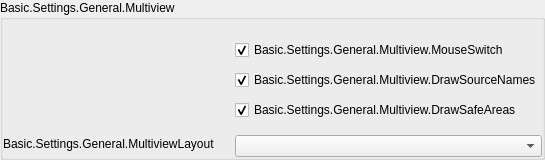
                  <widget class="QGroupBox" name="groupBoxMultiview">
                   <property name="title">
                    <string>Basic.Settings.General.Multiview</string>
                   </property>
                   <property name="uistep" stdset="0">
                    <string notr="true">Multiview</string>
                   </property>
                   <layout class="QFormLayout" name="formLayoutMultiview">
                    <property name="fieldGrowthPolicy">
                     <enum>QFormLayout::AllNonFixedFieldsGrow</enum>
                    </property>
                    <property name="labelAlignment">
                     <set>Qt::AlignLeading|Qt::AlignLeft|Qt::AlignVCenter</set>
                    </property>
                    <property name="horizontalSpacing">
                     <number>20</number>
                    </property>
                    <property name="verticalSpacing">
                     <number>10</number>
                    </property>
                    <property name="leftMargin">
                     <number>0</number>
                    </property>
                    <property name="topMargin">
                     <number>20</number>
                    </property>
                    <property name="rightMargin">
                     <number>0</number>
                    </property>
                    <property name="bottomMargin">
                     <number>0</number>
                    </property>
                    <item row="0" column="1">
                     <widget class="QCheckBox" name="multiviewMouseSwitch">
                      <property name="text">
                       <string>Basic.Settings.General.Multiview.MouseSwitch</string>
                      </property>
                      <property name="checked">
                       <bool>true</bool>
                      </property>
                      <property name="uistep" stdset="0">
                       <string notr="true">Click to switch between scenes</string>
                      </property>
                     </widget>
                    </item>
                    <item row="1" column="1">
                     <widget class="QCheckBox" name="multiviewDrawNames">
                      <property name="text">
                       <string>Basic.Settings.General.Multiview.DrawSourceNames</string>
                      </property>
                      <property name="checked">
                       <bool>true</bool>
                      </property>
                      <property name="uistep" stdset="0">
                       <string notr="true">Show scene names</string>
                      </property>
                     </widget>
                    </item>
                    <item row="2" column="1">
                     <widget class="QCheckBox" name="multiviewDrawAreas">
                      <property name="text">
                       <string>Basic.Settings.General.Multiview.DrawSafeAreas</string>
                      </property>
                      <property name="checked">
                       <bool>true</bool>
                      </property>
                      <property name="uistep" stdset="0">
                       <string notr="true">Draw safe areas (EBU R 95)</string>
                      </property>
                     </widget>
                    </item>
                    <item row="3" column="1">
                     <layout class="QVBoxLayout" name="verticalLayout_56">
                      <property name="spacing">
                       <number>0</number>
                      </property>
                      <property name="topMargin">
                       <number>5</number>
                      </property>
                      <item>
                       <widget class="PLSComboBox" name="multiviewLayout">
                        <property name="uistep" stdset="0">
                         <string notr="true">Multiview Layout</string>
                        </property>
                       </widget>
                      </item>
                     </layout>
                    </item>
                    <item row="3" column="0">
                     <widget class="QLabel" name="label_64">
                      <property name="sizePolicy">
                       <sizepolicy hsizetype="Preferred" vsizetype="Expanding">
                        <horstretch>0</horstretch>
                        <verstretch>0</verstretch>
                       </sizepolicy>
                      </property>
                      <property name="text">
                       <string>Basic.Settings.General.MultiviewLayout</string>
                      </property>
                      <property name="wordWrap">
                       <bool>true</bool>
                      </property>
                      <property name="buddy">
                       <cstring>multiviewLayout</cstring>
                      </property>
                      <property name="useFor" stdset="0">
                       <string notr="true">FormLabelRole</string>
                      </property>
                     </widget>
                    </item>
                   </layout>
                  </widget>
